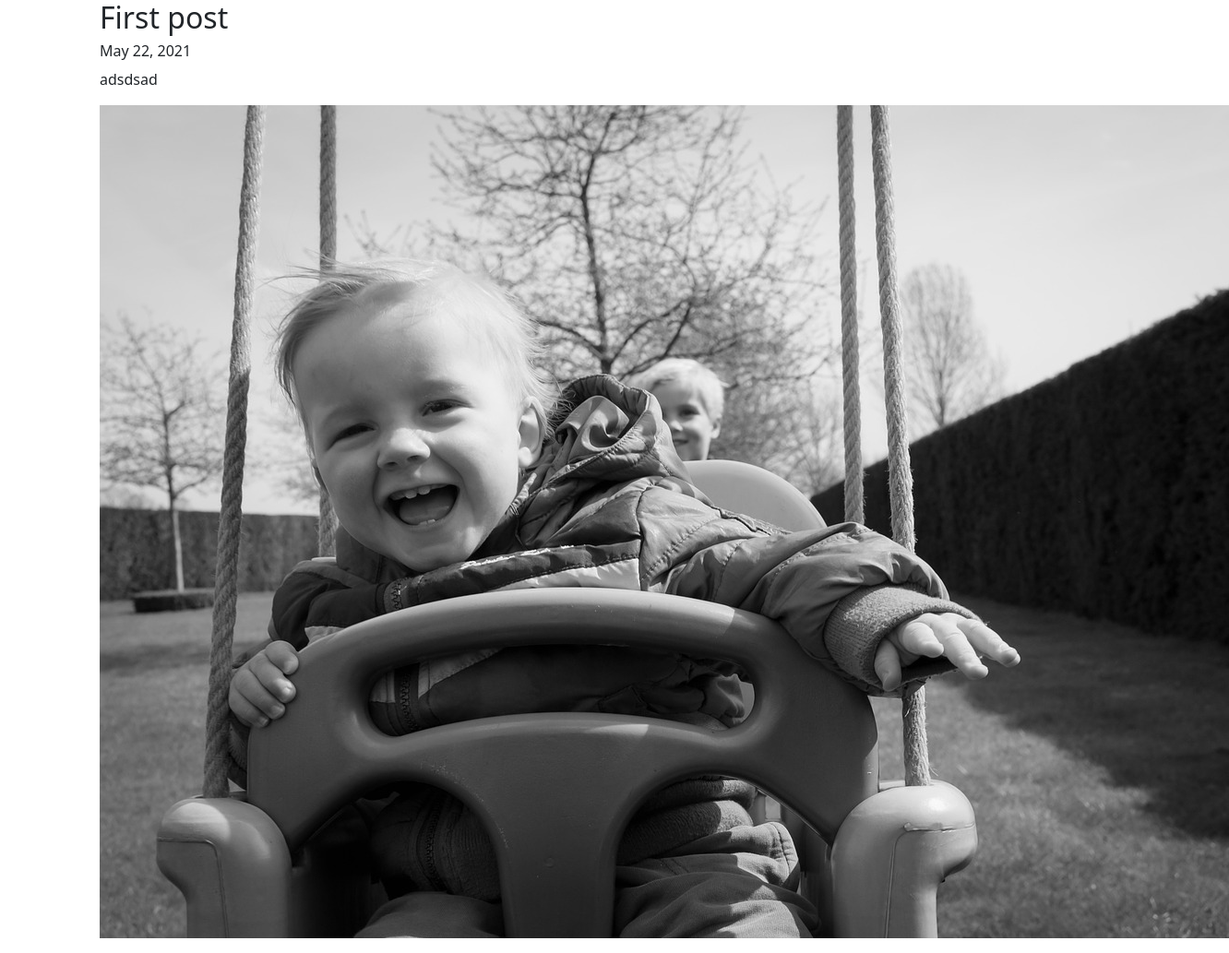
Page /6 on the committed database.
### blog/models.py (models this page shows, shortened)
class Post(models.Model):
    title=models.CharField(max_length=200)
    text=models.TextField()
    createDate=models.DateField(auto_now_add=True)
    image=models.ImageField(upload_to='images/',blank=True)

### blog/views.py (the view)
# urls.py: path('<int:postId>',views.detail,name="detail")
def detail(request,postId):
    post=get_object_or_404(Post,pk=postId)
    return render(request,"detail.html",{"post":post})

### blog/templates/detail.html
{% extends "base.html" %}
{% block content %}
<div class="container">
    <h2>{{post.title}}</h2>
    <h6>{{post.createDate}}</h6>
    <p>{{post.text}}</p>
    {% if post.image%}
    <img src="{{post.image.url}}" alt="">
    {% endif %}
</div>
{% endblock content %}

### rows in the picture
Post: createDate "May 22, 2021", text "adsdsad", image (picture)
